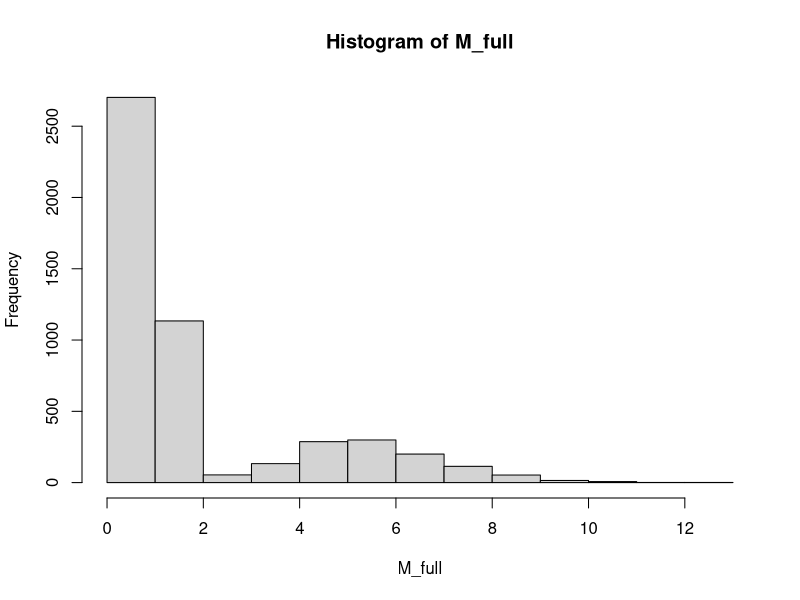
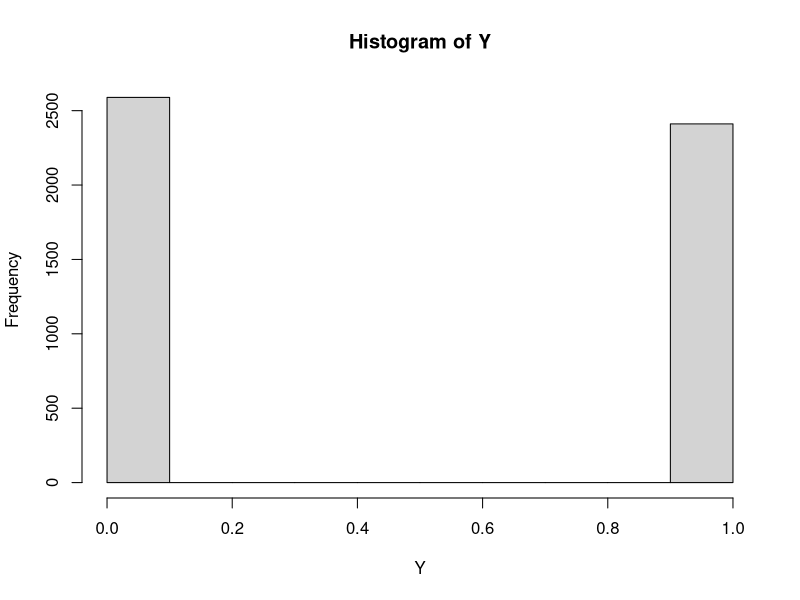
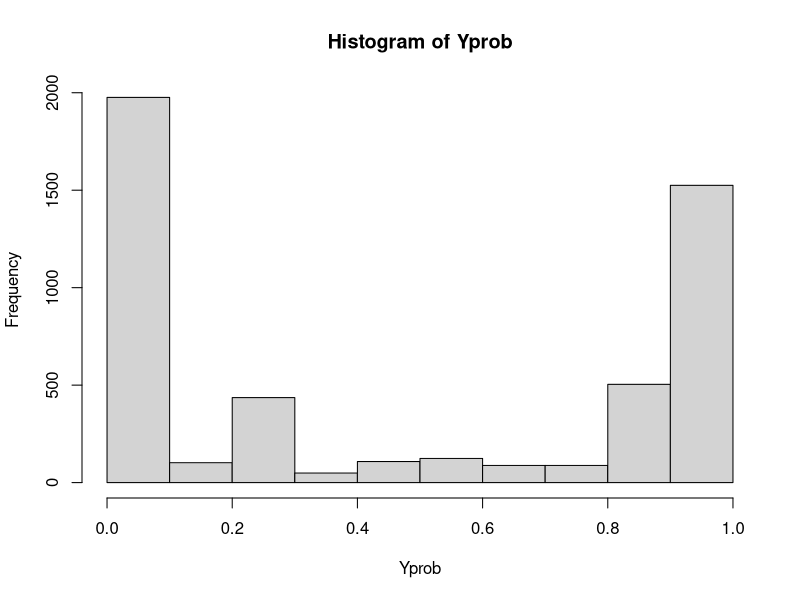

These figures' R source, in order:
# Clear the entire environment
rm(list = ls())
# Load necessary package
library(data.table)
# Observational Study with an assay lower limit (Lower Limit of Detection, LOD) for the mediator variable
#
# parameters:
#  - n_obs:  Number of study units to generate for the observational study.
#  - return_dgp: Logical indicating whether to return the data-generating
#                functions in addition to the simulated data.
#  - random: Randomization trial or not. FALSE means observational study
#
# return:
#  A data frame of `n_obs` study units from an observationl study in which 
#  an assay lower limit for the mediator variable, i.e.,
# - study_dat: A data frame of `n_obs` study units with censoring for M1.
# - study_dat_full: A data frame of `n_obs` study units without censoring for M1.

Study_dgp_Mcensor <- function(n_obs = 5000, random = FALSE, lod = NULL, censor_rate = 0.3, return_dgp = TRUE) {
  # Generate baseline covariates (e.g., demographic characteristics)
  L1 <- rbinom(n_obs, 1, 0.7)
  L2 <- rbinom(n_obs, 1, 0.5)
  L3 <- rbinom(n_obs, 1, 0.25)
  
  # Generate exposure status as a function of baseline covariates, depending on randomization
  gA <- function(L1, L2, L3, random) {
    if (random) {
      return(rep(0.5, length(L1)))  # Fixed probability if randomized
    } else {
      return(plogis(-1 + 0.5 * L1 + 1.25 * L2 + 0.75 * L3 - 1.25 * L1 * L3)) # interactions
    }
  }
  gA_obs <- gA(L1, L2, L3, random)
  A <- rbinom(n_obs, 1, gA_obs)
  # summary(A); hist(A)
  
  # Generate post-infection biomarker (RNA quantity) from a log-normal distribution
  QM <- function(A, L1, L2, L3) {
    QM <- -3 + 1.5 * A + 1.75 * L1 + 1.5 * L2 - 0.25 * L3
    return(list(QM = QM))
  }
  
  QM_obs <- QM(A, L1, L2, L3)
  M_full <- rlnorm(n_obs, QM_obs$QM, 0.25)
  summary(M_full); hist(M_full)
  # different distribution, e.g., round(rweibull(n_obs, shape = shape, scale = scale) * (1 + QM_obs$QM), 3)
  
  # Apply fixed LOD for censoring
  if (is.null(lod)) {
    lod <- quantile(M_full, probs = censor_rate)  # Set LOD as a fixed quantile of simulated data if not provided
  }
  C <- M_full >= lod  # Identify uncensored values (C = 1 if M_full >= lod)
  M <- M_full
  M[!C] <- "LOD"  # Replace values below LOD with "LOD"
  
  # Generate the outcome of interest
  QY <- function(A, M, L1, L2, L3) {
    -1 + 2.5 * A + 1.75 * M + 0.5*A*M - 2.25 * L1 - 1.75 * L2 - 1.5 * L3 # additive model lasso is ok. 
  }
  QY_obs <- QY(A, M_full, L1, L2, L3)
  Yprob <- plogis(QY_obs)  # Convert to probabilities using the logistic function
  Y <- rbinom(n_obs, 1, Yprob) 
  summary(Yprob); hist(Y)
  hist(Yprob)
  
  # Create data frame and return
  study_dat <- data.table::setDT(
    data.frame(id = seq(1, n_obs), L1, L2, L3, A, M, Y, C = C)
  )
  study_dat_full <- data.table::setDT(
    data.frame(id = seq(1, n_obs), L1, L2, L3, A, M = M_full, Y)
  )
  # Collect DGP functions to optionally return
  dgp_funs <- list(gA = gA, QM = QM, QY = QY)
  
  # Return data frame and optionally DGP functions
  if (return_dgp) {
    out <- list(
      "study_dat" = study_dat,
      "study_dat_full" = study_dat_full,
      "dgp_funs" = dgp_funs,
      "lod" = lod
    )
  } else {
    out <- list(
      "study_dat" = study_dat,
      "study_dat_full" = study_dat_full
    )
  }
  return(out)
}



n_obs <- 5000
(data <- Study_dgp_Mcensor(n_obs = n_obs, censor_rate = 0.3))
data$lod

head(data$study_dat)
head(data$study_dat_full)

summary(data$study_dat$M)
summary(data$study_dat_full$M)



# Approximate Average Treatment Effect (ATE), Natural Direct and Indirect Effects (NDE/NIE)
#
# parameters:
#  - gen_data: A function that generates data from a data-generating process.
#  - n_truth: Number of observations to generate for an "asymptotic" sample
#              in which the plug-in estimator of the ATE will be used.
#  - random: Randomization trial or not. FALSE means observational study
#
# return:
#   A list containing:
#   - psi_est: Estimate of the ATE based on the plug-in estimator.
#   var_eif: Variance bound via the efficient influence function (EIF).
#   nde: Natural direct effect (NDE).
#   nie: Natural indirect effect (NIE).
get_truth <- function(gen_data, random = FALSE, n_truth = 1e7) {
  # Compute large data set from data-generating mechanism
  dgp <- gen_data(n_obs = n_truth, random =random, return_dgp = TRUE)
  wow_so_much_data <- dgp$study_dat_full
  
  # Extract DGP helper functions
  gA <- dgp$dgp_funs$gA
  QM <- dgp$dgp_funs$QM
  QY <- dgp$dgp_funs$QY
  
  # Compute exposure (infection) mechanism in "asymptotic" sample
  gA_mech <- with(wow_so_much_data, gA(L1, L2, L3, random))
  
  # compute post-infection labs and biomarkers in "asymptotic" sample
  QM_Anat_mech <- with(wow_so_much_data, QM(A, L1, L2, L3))
  
  # compute post-infection labs and biomarkers in "asymptotic" sample for
  # counterfactual data where all units are exposed (A = 1)
  QM_Ais1_mech <- with(wow_so_much_data, QM(1, L1, L2, L3))
  M1_Ais1 <- rlnorm(n_truth, QM_Ais1_mech$QM, 0.25)
  
  # compute post-infection labs and biomarkers in "asymptotic" sample for
  # counterfactual data where all units are unexposed (A = 0)
  QM_Ais0_mech <- with(wow_so_much_data, QM(0, L1, L2, L3))
  M1_Ais0 <- rlnorm(n_truth, QM_Ais0_mech$QM, 0.25)
  
  # Compute outcome of interest in "asymptotic" sample
  Y_mech <- with(wow_so_much_data, QY(A, M, L1, L2, L3))
  QY_mech <- rbinom(n_truth, 1, plogis(Y_mech) )
  
  Y_Ais1_mech <- with(wow_so_much_data, QY(1, M1_Ais1, L1, L2, L3))
  Y_Ais0_mech <- with(wow_so_much_data, QY(0, M1_Ais0, L1, L2, L3))
  
  QY_Ais1_mech <- rbinom(n_truth, 1, plogis(Y_Ais1_mech) )
  QY_Ais0_mech <- rbinom(n_truth, 1, plogis(Y_Ais0_mech) )
  
  
  # Compute average treatment effect (ATE) via plug-in in "asymptotic" sample
  ate_rd <- mean(QY_Ais1_mech) - mean(QY_Ais0_mech)
  ate_rr <- mean(QY_Ais1_mech)/mean(QY_Ais0_mech)
  ate_or <- (mean(QY_Ais1_mech)/(1 - mean(QY_Ais1_mech)))/(mean(QY_Ais0_mech)/(1 - mean(QY_Ais0_mech)))
  
  # Compute direct and indirect effects
  Y_corss_mech <- with(wow_so_much_data, QY(1, M1_Ais0, L1, L2, L3))
  QY_corss_mech <- rbinom(n_truth, 1, plogis(Y_corss_mech) )
  
  nie_rd <- mean(QY_Ais1_mech) - mean(QY_corss_mech)  # Natural Indirect Effect RD
  nie_rr <- mean(QY_Ais1_mech)/mean(QY_corss_mech)  # Natural Indirect Effect RR
  nie_or <- (mean(QY_Ais1_mech)/(1 - mean(QY_Ais1_mech)))/(mean(QY_corss_mech)/(1-mean(QY_corss_mech)) ) # Natural Indirect Effect OR
  
  nde_rd <- mean(QY_corss_mech) - mean(QY_Ais0_mech)  # Natural Direct Effect RD
  nde_rr <- mean(QY_corss_mech)/mean(QY_Ais0_mech)  # Natural Direct Effect RD
  nde_or <- (mean(QY_corss_mech)/(1-mean(QY_corss_mech)) )/(mean(QY_Ais0_mech)/(1 - mean(QY_Ais0_mech)))  # Natural Direct Effect RD
  
  
  # Compute the variance bound via the EIF
  # EIF for ATE
  eif_Ais1 <- (wow_so_much_data$A == 1) / gA_mech * (wow_so_much_data$Y - QY_mech) + QY_Ais1_mech
  eif_Ais0 <- (wow_so_much_data$A == 0) / (1 - gA_mech) * (wow_so_much_data$Y - QY_mech) + QY_Ais0_mech
  eif_ate <- (eif_Ais1 - eif_Ais0) - ate_rd
  
  # EIF for NIE and NDE
  return(list(
    psi_rd = ate_rd,
    psi_rr = ate_rr,
    psi_or = ate_rr,
    var_eif = var(eif_ate),
    nde_rd = nde_rd,
    nde_rr = nde_rr,
    nde_or = nde_or,
    nie_rd = nie_rd,
    nie_rr = nie_rr,
    nie_or = nie_or
  ))
}

#(truth <- get_truth(gen_data = Study_dgp_Mcensor))


# $nde_rd [1] 0.4131817; $nie_rd [1] 0.3686884
# $nde_rd [1] 0.4135181  $nie_rd [1] 0.3683857
# $nde_rd [1]  0.4131935  $nie_rd [1] 0.3689446
